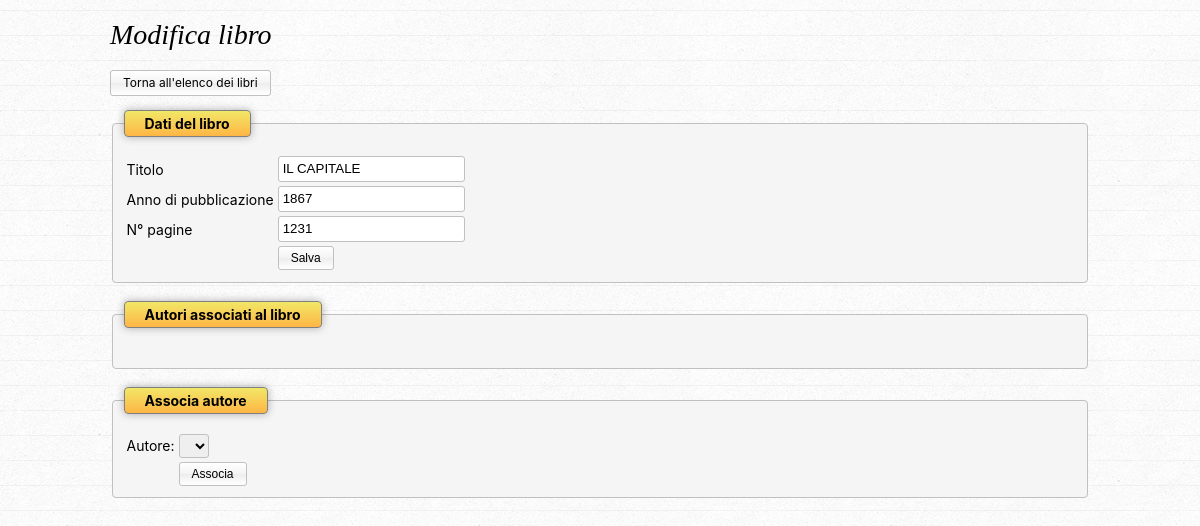
Page /libro-edit.php?idl=13 on the committed database.
### tables this page shows
CREATE TABLE libri (idl INTEGER PRIMARY KEY AUTOINCREMENT, titolo VARCHAR (255) CHECK (LENGTH(titolo) <= 255) NOT NULL, anno_pub INTEGER, num_pag INTEGER, idg char (10) CHECK (length(idg) <= 10), id_ce INTEGER REFERENCES casaed (id_ce) ON DELETE SET NULL ON UPDATE CASCADE);

### libro-edit.php (the view, shortened to what this page needs)
<?php
require_once("connessione.php");
$idl = $_GET['idl'];
$str_query = "SELECT * FROM libri WHERE idl = :idl";
$comando = $dbconn->prepare($str_query);
$esegui = $comando->execute(['idl' => $idl]);
$libro = $comando->fetch();
?>
<!DOCTYPE html>
<html lang="en">
<head>
    <link rel="stylesheet" href="biblio.css" />
</head>
<body>
    <div class="main">
        <h1>Modifica libro</h1>
        <p><a href="libri.php" class="button">Torna all'elenco dei libri</a></p>
        <form action="" method="post">
            <fieldset>
                <legend>Dati del libro</legend>
                <table class="form-table">
                    <tbody>
                        <tr>
                            <td>Titolo</td>
                            <td><input type="text" name="titolo" id="titolo" value="<?php echo $libro['titolo']; ?>" /></td>
                        </tr>
                        <tr>
                            <td>Anno di pubblicazione</td>
                            <td><input type="number" name="anno_pub" id="anno_pub" value="<?php echo $libro['anno_pub']; ?>" /></td>
                        </tr>
                        <tr>
                            <td>N° pagine</td>
                            <td><input type="number" name="num_pag" id="num_pag" value="<?php echo $libro['num_pag']; ?>" /></td>
                        </tr>
                        <tr>
                            <td></td>
                            <td><button type="submit">Salva</button></td>
                        </tr>
                    </tbody>
                </table>
            </fieldset>
        </form>
        <form action="libro-unset-autore.php">
            <fieldset>
                <legend>Autori associati al libro</legend>
            </fieldset>
        </form>
        <form action="libro-set-autore.php">
            <fieldset>
                <legend>Associa autore</legend>
                <table>
                    <tr>
                        <td>Autore:</td>
                        <td>
                            <select name="id_autore" id="id_autore"></select>
                        </td>
                    </tr>
                    <tr>
                        <td></td>
                        <td><button type="submit">Associa</button></td>
                    </tr>
                </table>
            </fieldset>
        </form>
    </div>
</body>
</html>

### biblio.css (style rules this page uses)
body { font-family: -apple-system, BlinkMacSystemFont, 'Segoe UI', Roboto, Oxygen, Ubuntu, Cantarell, 'Open Sans', 'Helvetica Neue', sans-serif; background-color: whitesmoke; background-image: url(img/linedpaper.png); font-size: 14px; }
h1, h2, h3, h4, h5, h6 { font-family: Georgia, 'Times New Roman', Times, serif; font-style: italic; font-weight: normal; }
a:link { color: teal; }
.main { max-width: 980px; margin-left: auto; margin-right: auto; }
a.button { display: inline-block; text-decoration: none; color: inherit; line-height: 24px; }
button, input[type=submit], a.button { border: 1px solid silver; background: #ffffff; background: -moz-linear-gradient(top, #ffffff 0%, #f3f3f3 50%, #ededed 51%, #ffffff 100%); background: -webkit-linear-gradient(top, #ffffff 0%,#f3f3f3 50%,#ededed 51%,#ffffff 100%); background: linear-gradient(to bottom, #ffffff 0%,#f3f3f3 50%,#ededed 51%,#ffffff 100%); border-radius: 3px; height: 24px; font-size: 12px; padding-left: 12px; padding-right: 12px; }
input[type="text"], input[type="search"], input[type="number"], input[type="date"], select { height: 24px; line-height: 24px; border-radius: 3px; border: 1px solid silver; padding: 0 4px; line-height: 24px; }
fieldset { border: 1px solid silver; margin-bottom: 18px; border-radius: 4px; background-color: whitesmoke; }
legend { background: #f1e767; background: -moz-linear-gradient(top, #f1e767 0%, #feb645 100%); background: -webkit-linear-gradient(top, #f1e767 0%, #feb645 100%); background: linear-gradient(to bottom, #f1e767 0%, #feb645 100%); border: 1px solid gray; box-shadow: 0 0 8px rgba(0, 0, 0, 0.3); padding: 4px 20px; font-weight: bold; font-size: 14px; border-radius: 4px; margin-bottom: 12px; }

### rows in the picture
libri: titolo "IL CAPITALE", anno_pub "1867", num_pag "1231"
